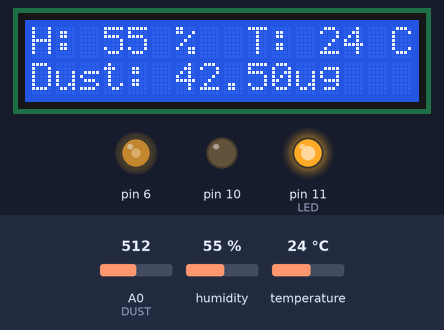
A sketch run on a simulated Arduino Uno, built with avr-gcc and run on an emulated ATmega328P. Parts: 16×2 character LCD, output pins drawn as LEDs (lit = HIGH). The inputs (shaded band) are chosen by the test bench; at power-on: humidity 55 %, A0 (DUST) = 512, temperature 24 °C. The modem accepts every AT command (registered, SIM ready, sends succeed) and sends nothing else; what the sketch prints to the serial monitor is not drawn.

Above: at 1.2 s.
1.3 s: humidity set to 22 %
At 15.0 s:
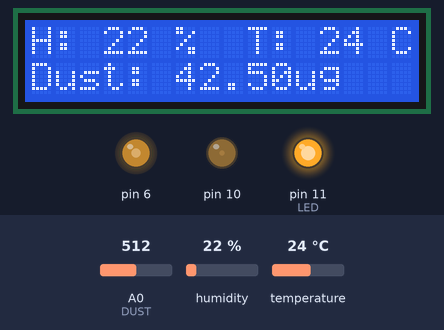
15.3 s: A0 (DUST) set to 716
At 28.9 s:
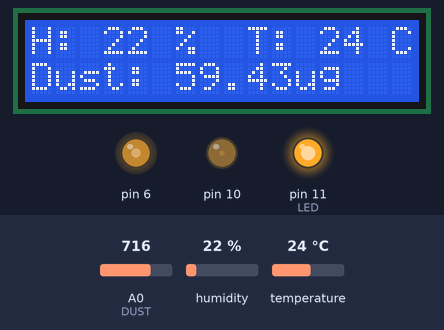
29.3 s: temperature set to 12 °C
At 35.4 s:
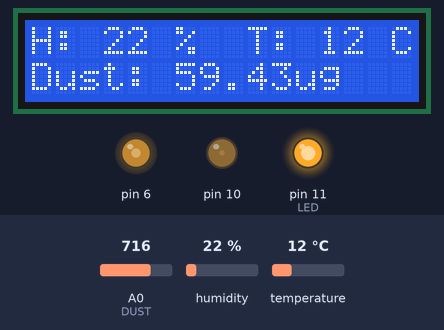
36.1 s: A0 (DUST) set to 900
At 41.8 s:
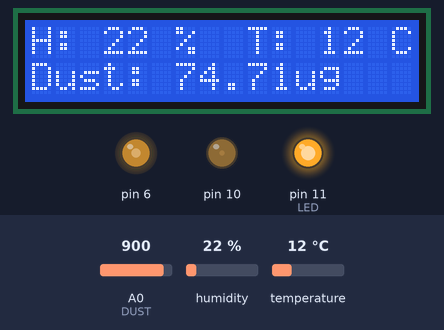
42.3 s: humidity set to 40 %
At 48.2 s:
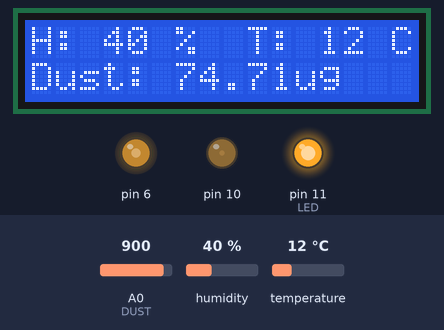
48.5 s: A0 (DUST) set to 1023
At 53.5 s:
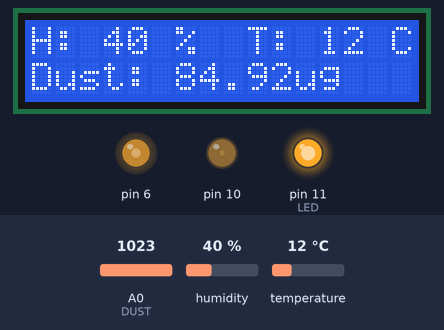
Timing chart, 0 to 55.0 s (numbered marks = the images above; inputs shaded):
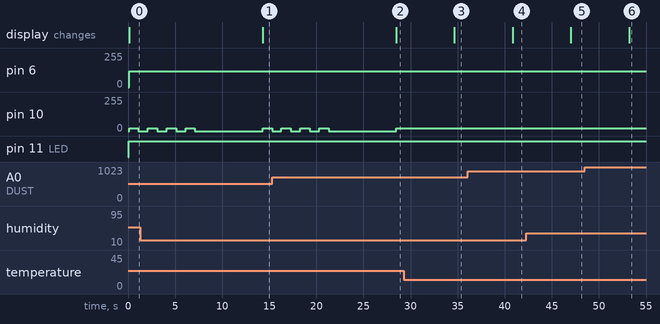

The sketch:

Arduino_Uno_WIFI_DustSensing_Android.ino
```cpp
#include <ThingSpeak.h>

// Library Add
#include <SoftwareSerial.h>
#include <stdlib.h>
#include <DHT.h>
#include <dht11.h>
#include <LiquidCrystal.h>

#define DHTPIN 8            // SDA PIN Setting
#define DHTTYPE DHT11         // DHT11 Sensor Select
DHT dht(DHTPIN, DHTTYPE);

// USER Thingspeak Chnnel "Write API key"
String apiKey = "1JHHTCSMN2JIH4R8";

// Dust Adapter Module sSetting
int LED = 11;                 // LED 11pPIN Connect
int DUST = 0;                 // DUST Zero Reset
int samplingTime = 280;
int deltaTime = 40;
int sleepTime = 9680;
float dustval = 0;            // Initializing Variables
float voltage = 0;
float dustug = 0;
float dus = 0;
float a = 0;

LiquidCrystal lcd(13, 12, 9, 7, 5, 4);
SoftwareSerial ser(2, 3);     // WIFI Module RX,TX AND Serial Object Setting


////////////////////////////////////////////////////


void setup() {

  dht.begin();
  Serial.begin(9600);           // Serial Speed 9600 Setting
  ser.begin(9600);              // Software Serial Setting
  ser.println("AT+RST");        // ESP8266 Reset
  pinMode(LED, OUTPUT);         // LED PIN
  pinMode(8, OUTPUT);           // Temperature , Huminity
  lcd.begin(16, 2);             // 16x2 LED
}


////////////////////////////////////////////////////


void loop() {

  // Dust sensor code
  digitalWrite(LED, LOW);             // LED ON
  delayMicroseconds(samplingTime);
  dustval = analogRead(DUST);         // Dust Value Read
  delayMicroseconds(deltaTime);
  digitalWrite(LED, HIGH);            // LED OFF
  delayMicroseconds(sleepTime);
  voltage = dustval * (5.0 / 1024.0); // Voltage Value
  dustug = 0.17 * voltage;            // Dust ug Conversion
  dus = dustug * 100;                 // dus value

  // DHT11 temp, humi Variables
  int temp = dht.readTemperature();
  int humi = dht.readHumidity();

  // String Conversion
  char buf[16];
  String strTemp = dtostrf(temp, 4, 1, buf);
  String strHumi = dtostrf(humi, 4, 1, buf);
  String strdus = dtostrf(dus, 4, 1, buf);

  Serial.println(strTemp);
  Serial.println(strHumi);
  Serial.println(dus);

  // LCD Module Code
  lcd.clear();
  analogWrite(6, 120);
  lcd.setCursor(0, 0);         // First Line Print
  lcd.print("H: ");
  lcd.print(humi);
  lcd.print(" %  ");
  lcd.print("T: ");
  lcd.print(temp);
  lcd.print(" C");
  lcd.setCursor(0, 1);         // Second Line Print
  lcd.print("Dust: ");
  if (dus > 0) {
    a = dus;
    lcd.print(a);
  }
  else {
    lcd.print(a);
  }
  lcd.print("ug");


  // LED Code
  if (a >= 40 & a < 50) {        // Caution
    analogWrite(10, 20);
    delay(1000);
    analogWrite(10,0);
    delay(1000);
    analogWrite(10, 20);
    delay(1000);
    analogWrite(10,0);
    delay(1000);
    analogWrite(10, 20);
    delay(1000);
    analogWrite(10,0);
    delay(1000);
     analogWrite(10, 20);
    delay(1000);
    analogWrite(10,0);
    delay(1000);
  }
  if ( a >= 50) {                // Bad
    analogWrite(10, 20);
  }

  // TCP Connect
  String cmd = "AT+CIPSTART=\"TCP\",\"";
  cmd += "184.106.153.149";              // api.thingspeak.com Connect IP
  cmd += "\",80";                        // api.thingspeak.com Connect Port 80
  ser.println(cmd);

  if(ser.find("Error")){
    Serial.println("AT+CIPSTART error");
    return;
  }

  // GET Extract String, Data setting
  String getStr = "GET /update?api_key=";
  getStr += apiKey;
  getStr +="&field1=";
  getStr += String(strTemp);
  getStr +="&field2=";
  getStr += String(strHumi);
  getStr +="&field3=";
  getStr += String(strdus);
  getStr += "\r\n\r\n";

  // Send Data
  cmd = "AT+CIPSEND=";
  cmd += String(getStr.length());
  ser.println(cmd);

  if(ser.find (">")){
    ser.print(getStr);
  }
  else{
    ser.println("AT+CIPCLOSE");
    Serial.println("AT+CIPCLOSE");    // Alert user
  }

  // Thingspeak Upload delay
  delay(5000);
}
```

Measured:
- after the input at 1.3 s, the display: changes after 13.0 s (image 1)
- after the input at 15.3 s, the display: changes after 13.2 s (image 2)
- after the input at 29.3 s, the display: changes after 5.4 s (image 3)
- after the input at 36.1 s, the display: changes after 4.7 s (image 4)
- after the input at 42.3 s, the display: changes after 4.7 s (image 5)
- after the input at 48.5 s, the display: changes after 4.7 s (image 6)
- by itself, pin 10: repeats every 2.0 s: 0/255 1.0 s, 20/255 1.0 s
